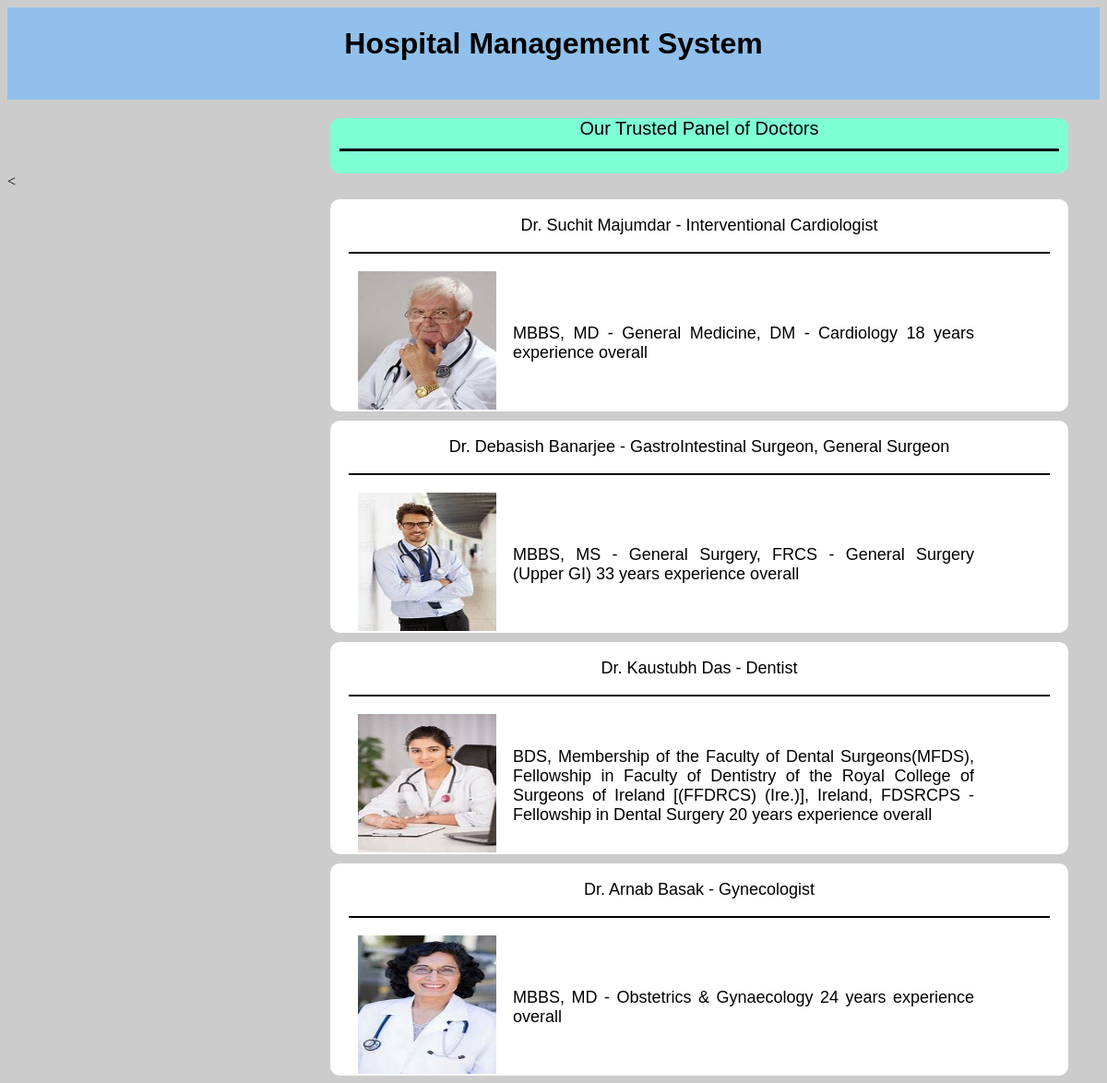
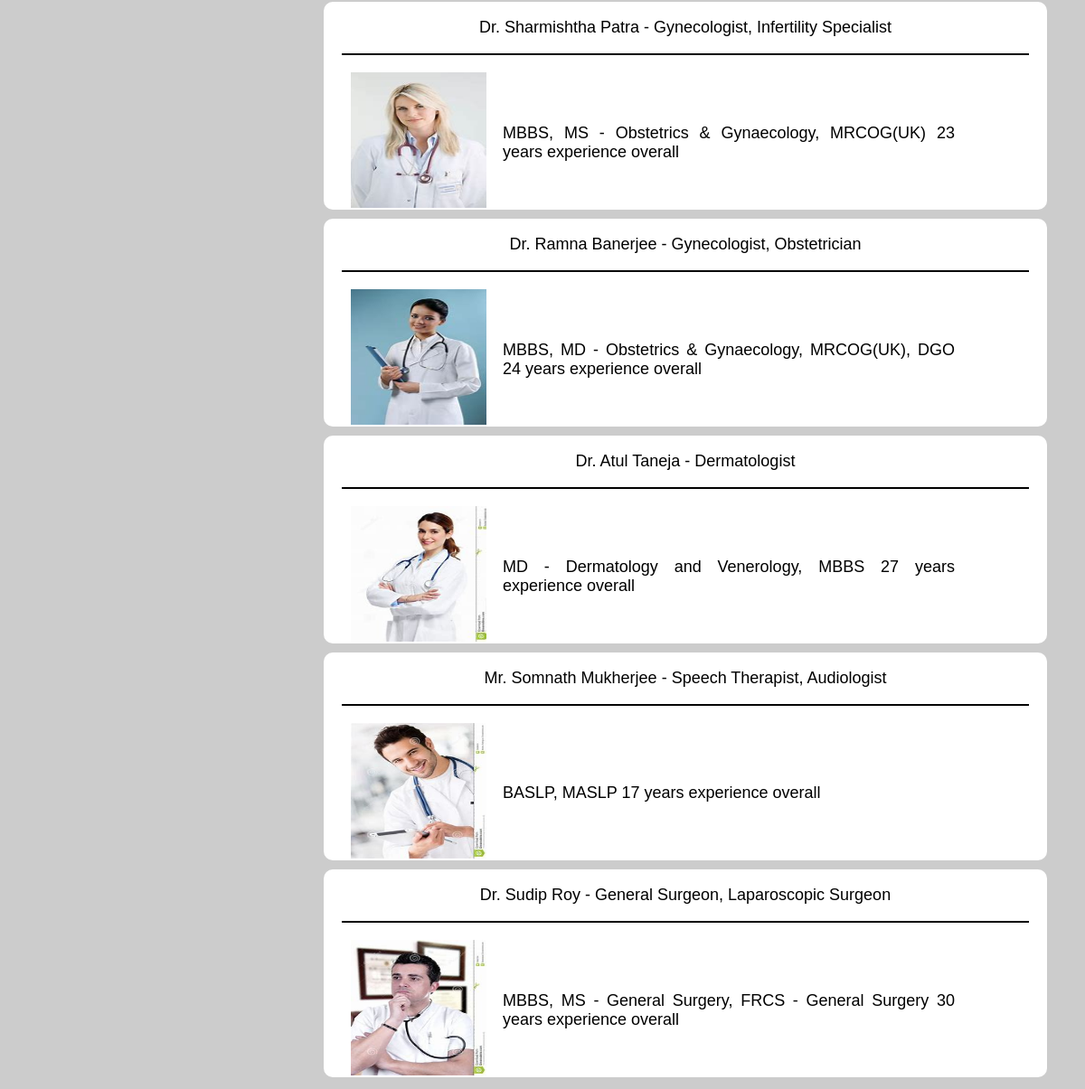
The app's page /doctors/ with its own data (2 pictures, top to bottom).
### pages/models.py (models this page shows)
class Doctor(models.Model):
	name = models.TextField()
	description = models.TextField()
	spec = models.TextField()
	image = models.ImageField(blank = True, null = True)

### pages/views.py (the view)
# urls.py: path('doctors/', doctor_view),
def doctor_view(request, *args, **kwargs):
	queryset = Doctor.objects.all()
	context = {
		"object_list" : queryset
	}
	return render(request, "docdetails.html", context)

### templates/docdetails.html (shortened to what this page needs)
<!DOCTYPE html>
<html lang="en">
<head>
</head>
<body class="image">
<header>
    <div class="topbar">
        <h1 class="arial_text">Hospital Management System</h1>
    </div>
</header>
<div class="ambu_box">
  <div class="ambu_inner_box">
    Our Trusted Panel of Doctors
    <hr style="height:3px; border: 1px; color:#000; background-color:#000;">
  </div>
</div>
<{% for instance in object_list %}
<div class="indi_ambu">
  <div class="indi_ambu_inner">
    <p>{{ instance.name }} - {{ instance.spec }}</p>
    <hr style="height:2px; border: 1px; color:#000; background-color:#000;">
    <table cellpadding="8px">
    	<tr>
    		{% if instance.image != None %}
			<td><img src="{{ instance.image.url }}" class="docimage"></td>
			{% endif %}
			<td class="profilepic">{{ instance.description }}</td>
    	</tr>
    </table>
  </div>
</div>
{% endfor %}
</body>
</html>

### templates/docdetails.html (style rules this page uses)
.topbar { height: 100px; width: 100%; margin-bottom: 10px; background-color:rgb(144, 192, 235); display: flex; justify-content: space-evenly; }
.arial_text { font-family: arial; }
.image { background-color: #cccccc; background-position: center; }
.ambu_box { margin-top: 20px; margin-left: 350px; margin-bottom: 0px; width: 800px; height: 60px; border-radius: 10px; background-color: aquamarine; }
.ambu_inner_box { text-align: center; justify-content: center; margin-top: 10px; margin-left: 10px; margin-right: 10px; margin-bottom: 10px; width: 780px; height: 30px; font-size: 20px; font-family: arial; border-radius: 10px; background-color: aquamarine; }
.indi_ambu { display: flex; margin-left: 350px; margin-top: 10px; margin-bottom: 10px; width: 800px; height: 230px; border-radius: 10px; background-color: #ffffff; }
.indi_ambu_inner { text-align: center; justify-content: center; margin-left: 20px; margin-top: 0px; margin-bottom: 20px; font-size: 18px; font-family: arial; width: 760px; height: 230px; border-radius: 10px; background-color: #ffffff; }
.docimage { width: 150px; height: 150px; }
.profilepic { width: 500px; text-align: justify; }

### records on screen
Doctor: name "Dr. Suchit Majumdar", spec "Interventional Cardiologist", image (picture), description "MBBS, MD - General Medicine, DM - Cardiology 18 years experience overall"
Doctor: name "Dr. Debasish Banarjee", spec "GastroIntestinal Surgeon, General Surgeon", image (picture), description "MBBS, MS - General Surgery, FRCS - General Surgery (Upper GI) 33 years experience overall"
Doctor: name "Dr. Kaustubh Das", spec "Dentist", image (picture), description "BDS, Membership of the Faculty of Dental Surgeons(MFDS), Fellowship in Faculty of Dentistry of the Royal College of Surgeons of Ireland [(FFDRCS) (Ire.)], Ireland, FDSRCPS - Fellowship in Dental Surgery 20 years experience overall"
Doctor: name "Dr. Arnab Basak", spec "Gynecologist", image (picture), description "MBBS, MD - Obstetrics & Gynaecology 24 years experience overall"
Doctor: name "Dr. Sharmishtha Patra", spec "Gynecologist, Infertility Specialist", image (picture), description "MBBS, MS - Obstetrics & Gynaecology, MRCOG(UK) 23 years experience overall"
Doctor: name "Dr. Ramna Banerjee", spec "Gynecologist, Obstetrician", image (picture), description "MBBS, MD - Obstetrics & Gynaecology, MRCOG(UK), DGO 24 years experience overall"
Doctor: name "Dr. Atul Taneja", spec "Dermatologist", image (picture), description "MD - Dermatology and Venerology, MBBS 27 years experience overall"
Doctor: name "Mr. Somnath Mukherjee", spec "Speech Therapist, Audiologist", image (picture), description "BASLP, MASLP 17 years experience overall"
Doctor: name "Dr. Sudip Roy", spec "General Surgeon, Laparoscopic Surgeon", image (picture), description "MBBS, MS - General Surgery, FRCS - General Surgery 30 years experience overall"
